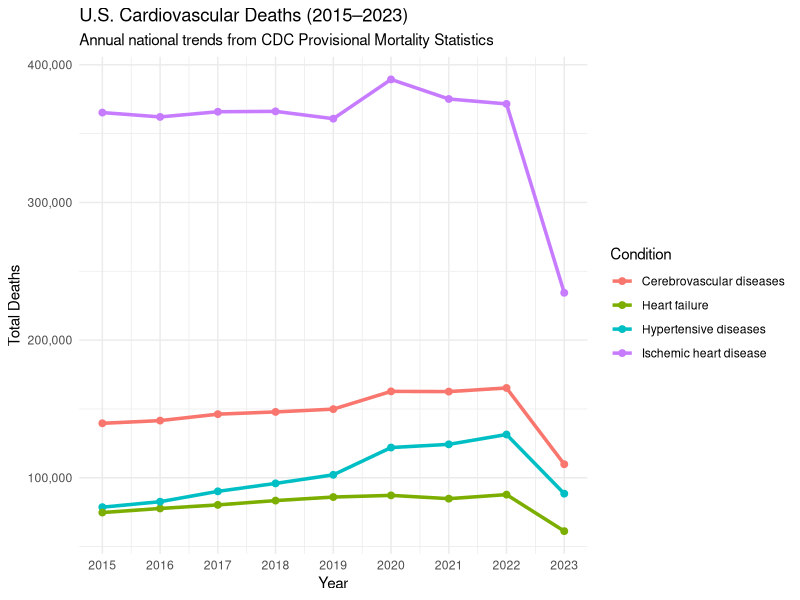
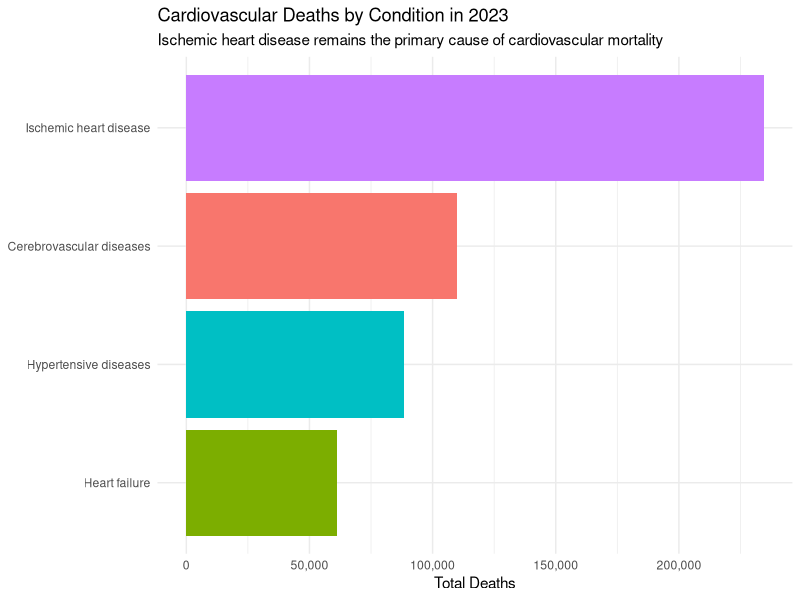
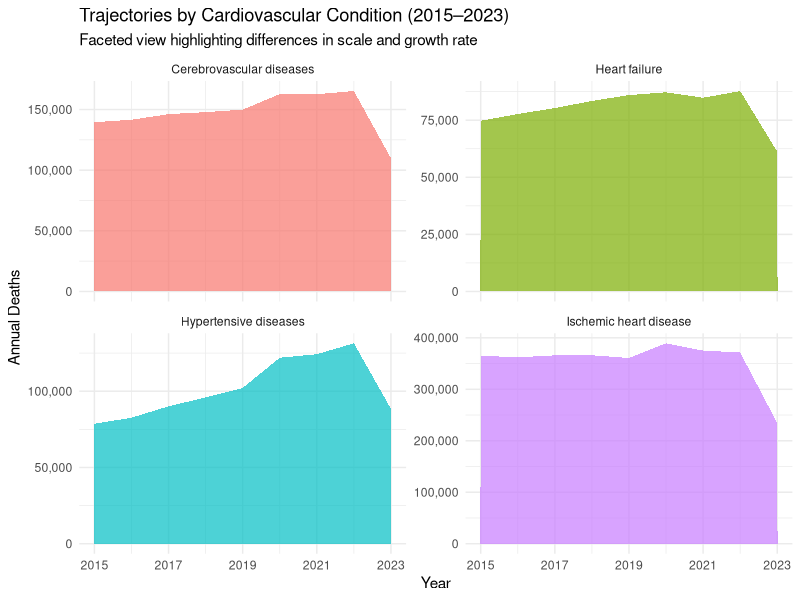

Here is the R script that generated these plots, in order:
## ---- chunk 1
#| message: false
#| warning: false

library(tidyverse)

# Read CDC mortality dataset
mortality <- read_csv("data/cdc_mortality_trends_2015_2023.csv", show_col_types = FALSE)

cvd_causes <- c(
  "Ischemic heart disease",
  "Heart failure",
  "Hypertensive diseases",
  "Cerebrovascular diseases"
)

national_cvd <- mortality |>
  filter(
    jurisdiction == "United States",
    cause_subgroup %in% cvd_causes
  )
## ---- chunk 2
# Line graph showing national trends over the past decade
ggplot(national_cvd, aes(x = year, y = deaths, color = cause_subgroup)) +
  geom_line(linewidth = 1.2) +
  geom_point(size = 2) +
  scale_y_continuous(labels = scales::label_comma()) +
  scale_x_continuous(breaks = 2015:2023) +
  labs(
    title = "U.S. Cardiovascular Deaths (2015–2023)",
    subtitle = "Annual national trends from CDC Provisional Mortality Statistics",
    x = "Year",
    y = "Total Deaths",
    color = "Condition"
  ) +
  theme_minimal()
## ---- chunk 3
# Bar chart comparing deaths across conditions in the most recent year
national_cvd |>
  filter(year == 2023) |>
  ggplot(aes(x = reorder(cause_subgroup, deaths), y = deaths, fill = cause_subgroup)) +
  geom_col(show.legend = FALSE) +
  coord_flip() +
  scale_y_continuous(labels = scales::label_comma()) +
  labs(
    title = "Cardiovascular Deaths by Condition in 2023",
    subtitle = "Ischemic heart disease remains the primary cause of cardiovascular mortality",
    x = NULL,
    y = "Total Deaths"
  ) +
  theme_minimal()
## ---- chunk 4
# Faceted area plot showing individual trajectories and scale
national_cvd |>
  ggplot(aes(x = year, y = deaths, fill = cause_subgroup)) +
  geom_area(alpha = 0.7, show.legend = FALSE) +
  facet_wrap(~cause_subgroup, scales = "free_y") +
  scale_y_continuous(labels = scales::label_comma()) +
  scale_x_continuous(breaks = c(2015, 2017, 2019, 2021, 2023)) +
  labs(
    title = "Trajectories by Cardiovascular Condition (2015–2023)",
    subtitle = "Faceted view highlighting differences in scale and growth rate",
    x = "Year",
    y = "Annual Deaths"
  ) +
  theme_minimal()
